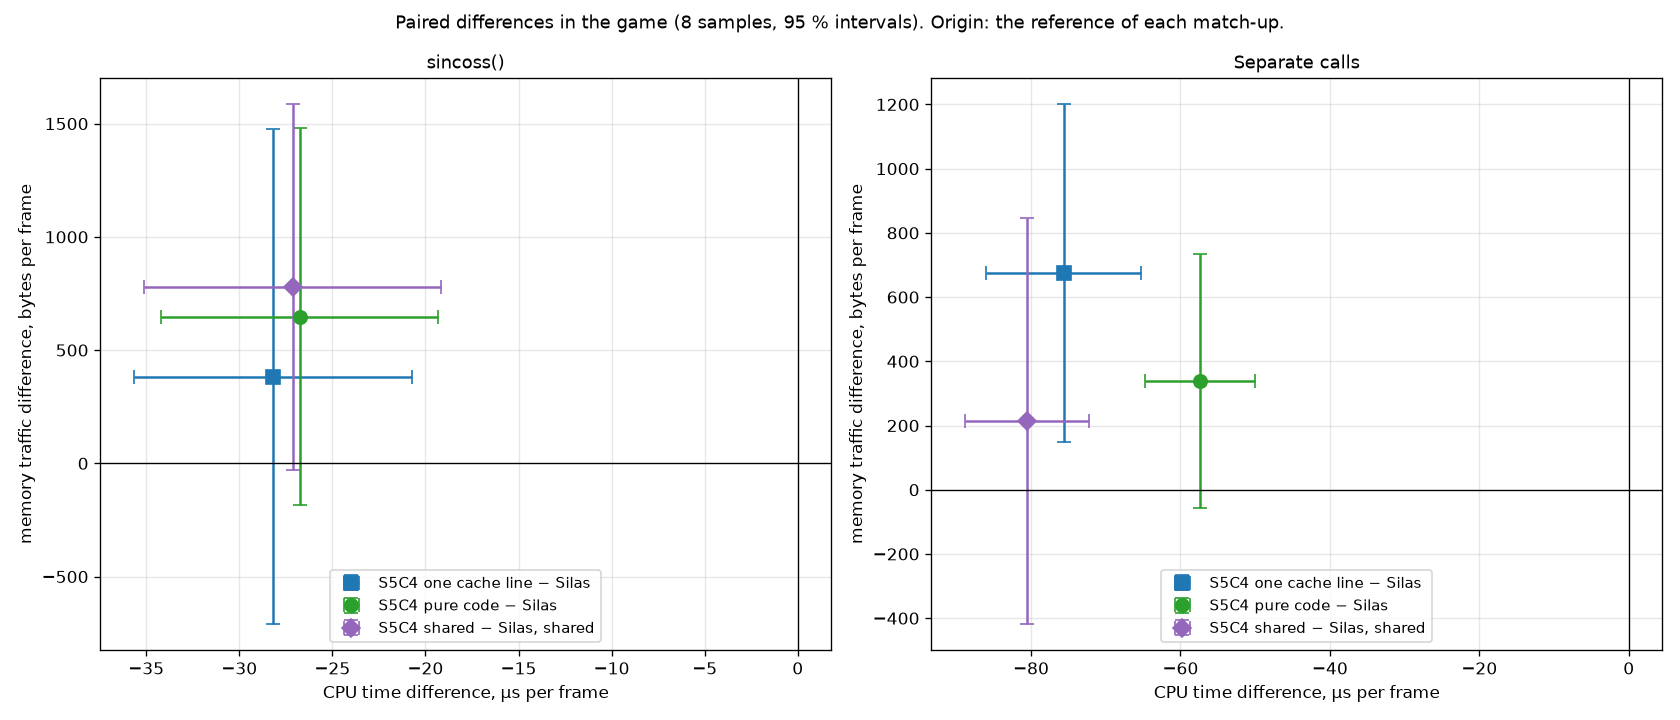

Here is the Python script that generated this plot:
#!/usr/bin/env python3
"""Like-for-like comparisons in the game, from the runs of bench/fast.py.

  uv run --with matplotlib python3 bench/fair.py      # prints the tables, writes bench/fair.png

Runs: bench/results/fast/hand-sincos (build aslot-sc: sincoss() at the 13
changed call sites) and bench/results/fast/hand-separate (build aslot:
separate sins() and coss() calls). Both runs use the same 8 samples, and all
kernels of a sample run in copies of one base ROM.

Two match-ups, each with the same function structure on both sides:
  two functions   trig_sincos and trig_sin: Silas against S5C4 one cache line and S5C4 pure code
  one function    only trig_sincos, also for single calls: Silas shared against S5C4 shared
A difference is paired: kernel minus reference in the same sample, then the
mean and its 95 % interval (Student's t) over the samples.
"""
import json
import math
from pathlib import Path

import summary as S

HERE = Path(__file__).resolve().parent
RES = HERE / 'results' / 'fast'
RUNS = [('hand-sincos', '`sincoss()`'), ('hand-separate', 'Separate calls')]
MATCHUPS = [('Two functions (`trig_sincos` and `trig_sin`)', 'Silas', ['S5C4_line', 'S5C4_pure']),
            ('One function (only `trig_sincos`, also for single calls)', 'Silas+shared', ['S5C4_shared'])]
NAMES = {'Silas': 'Silas', 'S5C4_line': 'S5C4 one cache line', 'S5C4_pure': 'S5C4 pure code',
         'Silas+shared': 'Silas, shared', 'S5C4_shared': 'S5C4 shared'}


def kid(k):
    return k.replace('+', '_')


def load(run):
    out = RES / run
    sizes = json.loads((out / 'kernels.json').read_text())
    data = {}
    for d in sorted(out.glob('s[0-9]*')):
        r = {}
        for k in NAMES:
            f = d / f'{kid(k)}.json'
            if f.exists():
                r[k] = S.per_frame(json.loads(f.read_text()))
        if len(r) == len(NAMES):
            data[int(d.name[1:])] = r
    return data, sizes


def stats(data, k, ref, key):
    ids = sorted(data)
    m = S.mean_ci([data[i][k][key] for i in ids])
    d = S.mean_ci([data[i][k][key] - data[i][ref][key] for i in ids]) if k != ref else None
    return m, d


def size_cell(sizes, k):
    z = sizes[k]
    sc, sn, data = z['code bytes']['trig_sincos'], z['code bytes']['trig_sin'], z['data bytes']
    lines = math.ceil(sc / 32) + math.ceil(sn / 32)
    code = f'{sc} + {sn} B' if sn else f'{sc} B'
    return f'{code} ({lines} lines)' + (f' + {data} B data' if data else '')


def tables():
    loaded = {run: load(run) for run, _ in RUNS}
    n = min(len(d) for d, _ in loaded.values())
    blocks = []
    for title, ref, ks in MATCHUPS:
        head = '| Kernel | Code (cache lines) and data | ' + ' | '.join(
            f'{lab}: CPU time, µs per frame | {lab}: memory traffic, bytes per frame'
            for _, lab in RUNS) + ' |'
        rows = [head, '|' + '---|' * (2 + 2 * len(RUNS))]
        for k in [ref] + ks:
            cells = [NAMES[k], size_cell(loaded[RUNS[0][0]][1], k)]
            for run, _ in RUNS:
                data = loaded[run][0]
                for key in ('us', 'bytes'):
                    m, d = stats(data, k, ref, key)
                    c = f'{m[0]:,.0f} ± {m[1]:,.0f}'
                    if d:
                        c += f' ({S.fmt(*d)})'
                    cells.append(c)
            rows.append('| ' + ' | '.join(cells) + ' |')
        blocks.append(f'**{title}.** Reference: {NAMES[ref]}.\n\n' + '\n'.join(rows) + '\n')
    return n, blocks


def plot(path):
    import matplotlib
    matplotlib.use('Agg')
    import matplotlib.pyplot as plt
    loaded = {run: load(run) for run, _ in RUNS}
    fig, axes = plt.subplots(1, 2, figsize=(14, 6), dpi=120)
    style = {'S5C4_line': ('#1f77b4', 's'), 'S5C4_pure': ('#2ca02c', 'o'), 'S5C4_shared': ('#9467bd', 'D')}
    for ax, (run, lab) in zip(axes, RUNS):
        data = loaded[run][0]
        for title, ref, ks in MATCHUPS:
            for k in ks:
                _, du = stats(data, k, ref, 'us')
                _, db = stats(data, k, ref, 'bytes')
                col, mk = style[k]
                ax.errorbar(du[0], db[0], xerr=du[1], yerr=db[1], fmt=mk, color=col, ms=8, capsize=4,
                            label=f'{NAMES[k]} − {NAMES[ref]}')
        ax.axhline(0, color='black', lw=.8)
        ax.axvline(0, color='black', lw=.8)
        ax.set_title(lab.replace('`', ''), fontsize=11)
        ax.set_xlabel('CPU time difference, µs per frame')
        ax.set_ylabel('memory traffic difference, bytes per frame')
        ax.grid(True, alpha=.3)
        ax.legend(fontsize=9)
    fig.suptitle(f'Paired differences in the game ({len(data)} samples, 95 % intervals). '
                 'Origin: the reference of each match-up.', fontsize=11)
    fig.tight_layout()
    fig.savefig(path)
    plt.close(fig)


if __name__ == '__main__':
    n, bs = tables()
    print(n, 'samples\n')
    print('\n'.join(bs))
    plot(HERE / 'fair.png')
